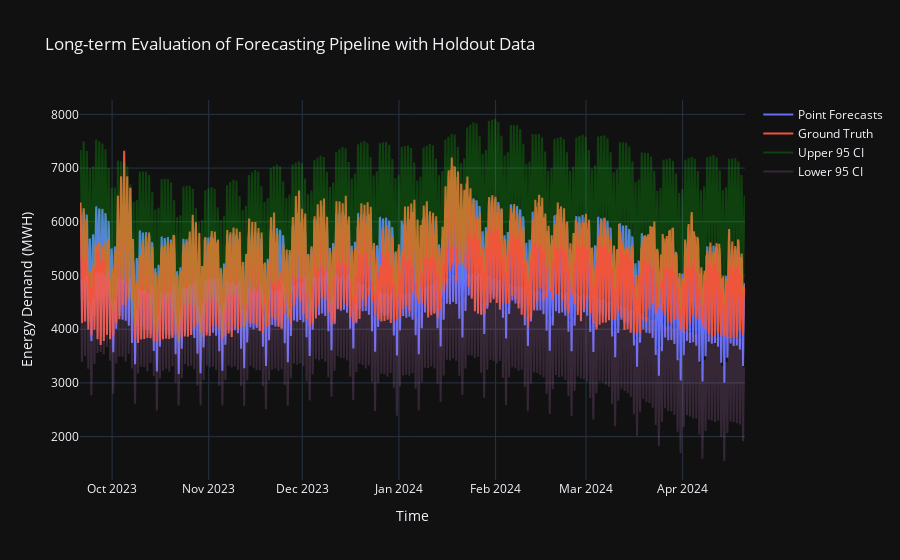

The notebook cell saved with this chart:
### Code cell
# Combine error forecasts
std_forecasts = np.sqrt(variance_forecasts)

# 1.96 is the z-value for the 2.5th percentile of the standard normal distribution
lower_cuts = point_forecasts - 1.96 * std_forecasts  
upper_cuts = point_forecasts + 1.96 * std_forecasts

# Create figure showing forecasts and actual values
long_term_fig = go.Figure()
long_term_fig.add_trace(go.Scatter(x=evaluation_data.index, y=point_forecasts, mode='lines', 
    name='Point Forecasts', line=dict(color='rgba(255, 0, 0)')))
long_term_fig.add_trace(go.Scatter(x=evaluation_data.index, y=actual_values, mode='lines', 
    name='Ground Truth', line=dict(color='rgba(0, 0, 255)')))
long_term_fig.add_trace(go.Scatter(x=evaluation_data.index, y=upper_cuts, mode='lines', 
    name='Upper 95 CI', line=dict(color='rgba(0, 255, 0, 0.2)')))
long_term_fig.add_trace(go.Scatter(x=evaluation_data.index, y=lower_cuts, mode='lines', 
    name='Lower 95 CI', line=dict(color='rgba(200, 125, 200, 0.2)')))

# Customize the layout
long_term_fig.update_layout(
    title="Long-term Evaluation of Forecasting Pipeline with Holdout Data",
    xaxis_title='Time',
    yaxis_title='Energy Demand (MWH)',
    template='plotly_dark' 
)

# save plotly figure for web application
with open(r"assets/long_term_evaluation_plot.pkl", 'wb') as file:
    pkl.dump(long_term_fig, file=file)

long_term_fig.show()

### Figure 1 — Plotly figure (JSON) as saved in the notebook; plotly's stock layout.template omitted (floating-point values rounded to 4 significant figures; data arrays with more than 128 entries replaced by an {"elided": "..."} marker saying what was removed)
{"data": [{"line": {"color": "rgba(255, 0, 0)"}, "mode": "lines", "name": "Point Forecasts", "type": "scatter", "x": {"elided": "5119 str values"}, "y": {"elided": "5119 float values"}}, {"line": {"color": "rgba(0, 0, 255)"}, "mode": "lines", "name": "Ground Truth", "type": "scatter", "x": {"elided": "5119 str values"}, "y": {"elided": "5119 int values"}}, {"line": {"color": "rgba(0, 255, 0, 0.2)"}, "mode": "lines", "name": "Upper 95 CI", "type": "scatter", "x": {"elided": "5119 str values"}, "y": {"elided": "5119 float values"}}, {"line": {"color": "rgba(200, 125, 200, 0.2)"}, "mode": "lines", "name": "Lower 95 CI", "type": "scatter", "x": {"elided": "5119 str values"}, "y": {"elided": "5119 float values"}}], "layout": {"title": {"text": "Long-term Evaluation of Forecasting Pipeline with Holdout Data"}, "xaxis": {"title": {"text": "Time"}}, "yaxis": {"title": {"text": "Energy Demand (MWH)"}}}}
